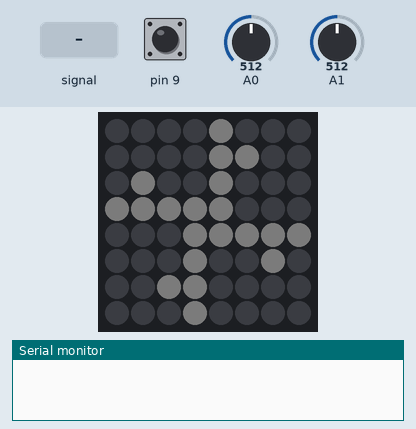
Simulated run of this sketch. Board: Arduino Uno, built with avr-gcc and run on an emulated ATmega328P. Shown: 8×8 RGB LED matrix (first LED top left, wired row by row), the last lines printed to the serial monitor. The inputs (shaded band) are chosen by the test bench; at power-on: pin 9 HIGH, A1 = 512, A0 = 512. Dim RGB values are drawn brighter than linear; random numbers use the default seed unless the sketch sets one.

Above: at 0.8 s.
0.9 s: A0 fed a 200 Hz sine of ±255 counts around its level
At 2.8 s:
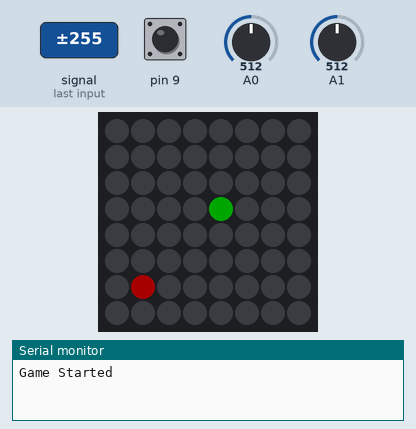
3.9 s: pin 9 pulled LOW for 3.2 s
At 5.75 s:
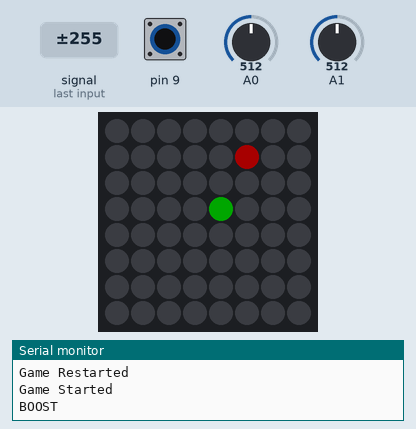
8.6 s: pin 9 pulled LOW for 1 s
At 10.9 s:
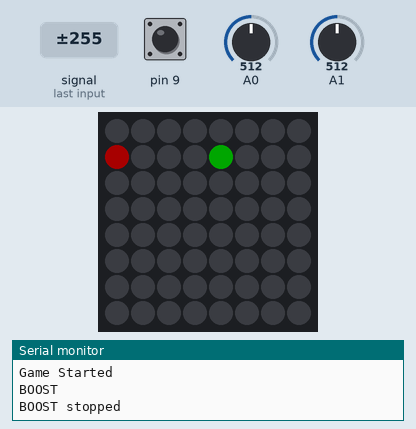
11.1 s: A1 set to 733
13.0 s: A1 set to 759
14.5 s: pin 9 pulled LOW for 0.15 s
At 16.5 s:
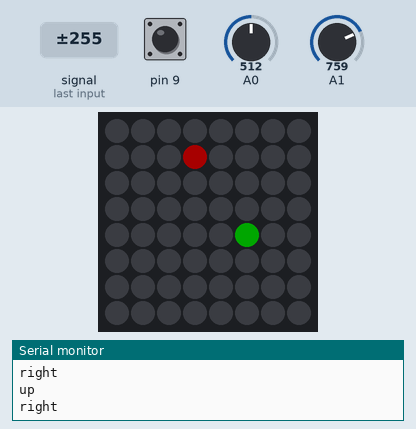
Timing chart, 0 to 18.0 s (numbered marks = the images above; inputs shaded):
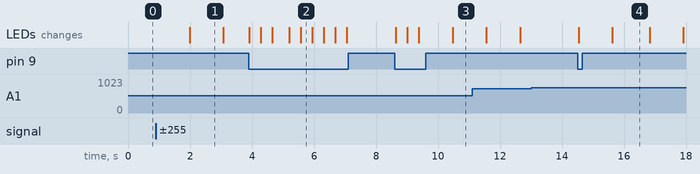

Measured:
- after the input at 0.9 s, the LEDs: change after 1.1 s (image 1)
- after the input at 8.6 s, the LEDs: first change at once (image 3 shows a later state)
- after the input at 13.0 s, every drawn part: stays the same
- after the input at 14.5 s, the LEDs: first change at once (image 4 shows a later state)
- what the display in image 1 shows lasts 1.1 s, from 2.0 s to 3.1 s
- what the display in image 4 shows lasts 1.2 s, from 15.6 s to 16.8 s

The sketch:

SNAKE_ARDUINO.ino
```cpp
#include <Adafruit_GFX.h>
#include <Adafruit_NeoMatrix.h>
#include <Adafruit_NeoPixel.h>
#ifndef PSTR
 #define PSTR // Make Arduino Due happy
#endif

#define PIN 3

Adafruit_NeoMatrix matrix = Adafruit_NeoMatrix(8, 8, PIN,
  NEO_MATRIX_TOP     + NEO_MATRIX_RIGHT +
  NEO_MATRIX_COLUMNS + NEO_MATRIX_PROGRESSIVE,
  NEO_GRB            + NEO_KHZ800);

int snake_head_x = 4;
int snake_head_y = 4;
int snake_dir = 0; // 0 - UP, 1 - RIGHT, 2 - DOWN, 3 - LEFT
int snake_dir_prev = 0;
int snake_pieces[64][2];
int snake_length = 0;
int apple_x = 0;
int apple_y = 0;
int tick_speed = 750;
int seed = 0;
bool boost_enabled = false;

void setup() {
  pinMode(9, INPUT_PULLUP);
  matrix.begin();
  matrix.fillScreen(matrix.Color(0,0,0));
  matrix.drawPixel(0,3,matrix.Color(40,40,40));
  matrix.drawPixel(1,2,matrix.Color(40,40,40));
  matrix.drawPixel(1,3,matrix.Color(40,40,40));
  matrix.drawPixel(2,3,matrix.Color(40,40,40));
  matrix.drawPixel(3,3,matrix.Color(40,40,40));

  matrix.drawPixel(4,0,matrix.Color(40,40,40));
  matrix.drawPixel(4,1,matrix.Color(40,40,40));
  matrix.drawPixel(5,1,matrix.Color(40,40,40));
  matrix.drawPixel(4,2,matrix.Color(40,40,40));
  matrix.drawPixel(4,3,matrix.Color(40,40,40));

  matrix.drawPixel(7,4,matrix.Color(40,40,40));
  matrix.drawPixel(6,4,matrix.Color(40,40,40));
  matrix.drawPixel(6,5,matrix.Color(40,40,40));
  matrix.drawPixel(5,4,matrix.Color(40,40,40));
  matrix.drawPixel(4,4,matrix.Color(40,40,40));

  matrix.drawPixel(3,7,matrix.Color(40,40,40));
  matrix.drawPixel(3,6,matrix.Color(40,40,40));
  matrix.drawPixel(2,6,matrix.Color(40,40,40));
  matrix.drawPixel(3,5,matrix.Color(40,40,40));
  matrix.drawPixel(3,4,matrix.Color(40,40,40));
  matrix.show();
  Serial.begin(9600);
  while (!(analogRead(A0) < 250 || analogRead(A0) > 750 || analogRead(A1) < 250 || analogRead(A1) > 750)) {
    seed++;
  }
  Serial.println("Game Started");
  randomSeed(seed);
  matrix.fillScreen(matrix.Color(0,0,0));
  addApple();
}

int timer = 0;

void loop() {
  if (analogRead(A0) < 250 && snake_dir_prev!=0 && snake_dir != 2) {
    snake_dir = 2;
    Serial.println("down");
  } else if (analogRead(A0) > 750 && snake_dir_prev!=2 && snake_dir != 0) {
    snake_dir = 0;
    Serial.println("up");
  } else if (analogRead(A1) < 250 && snake_dir_prev!=1 && snake_dir != 3) {
    snake_dir = 3;
    Serial.println("left");
  } else if (analogRead(A1) > 750 && snake_dir_prev!=3 && snake_dir != 1) {
    snake_dir = 1;
    Serial.println("right");
  }

  if (timer == tick_speed || (digitalRead(9)==LOW && timer >= tick_speed/3)) {
    if (digitalRead(9)==LOW && !boost_enabled) {
      Serial.println("BOOST");
      boost_enabled = true;
    } else if (digitalRead(9) == HIGH && boost_enabled) {
      boost_enabled = false;
      Serial.println("BOOST stopped");
    }
    matrix.drawPixel(snake_head_x, snake_head_y, matrix.Color(0, 50, 0));
    snake_pieces[snake_length][0] = snake_head_x;
    snake_pieces[snake_length][1] = snake_head_y;

    if (snake_dir == 0) {
      snake_head_y--;
    } else if (snake_dir == 1) {
      snake_head_x++;
    } else if (snake_dir == 2) {
      snake_head_y++;
    } else {
      snake_head_x--;
    }

    matrix.drawPixel(snake_pieces[0][0], snake_pieces[0][1], matrix.Color(0,0,0));
    if (!(snake_head_x==apple_x && snake_head_y==apple_y)) {
      for (int i=0; i<snake_length+1; i++) {
        snake_pieces[i][0] = snake_pieces[i+1][0];
        snake_pieces[i][1] = snake_pieces[i+1][1];
      }
    }
    else {
      addApple();
      Serial.println("YUUUUUM");
      snake_length++;
      tick_speed = tick_speed-(tick_speed/20);
    }

    if (snake_head_x < 0 || snake_head_x > 7 || snake_head_y < 0 || snake_head_y > 7) {
      endGame();
    }

    for (int i=0;i<8;i++) {
      if (snake_head_x == snake_pieces[i][0] && snake_head_y == snake_pieces[i][1]) {
        endGame();
      }
    }

    snake_dir_prev = snake_dir;

    matrix.drawPixel(snake_head_x, snake_head_y, matrix.Color(0, 120, 0));
    matrix.show();
    timer = 0;
  }
  timer++;
  delay(1);
}

void addApple() {
  int possible_apples[64][2];
  for (int x=0;x<8;x++) {
    for (int y=0;y<8;y++) {
      possible_apples[x*8+y][0]=x;
      possible_apples[x*8+y][1]=y;
    }
  }
  for (int i=0;i<64;i++) {
    if (possible_apples[i][0] == snake_head_x && possible_apples[i][1] == snake_head_y) {
      for (int j=0;j<64-i;j++) {
        possible_apples[j+i][0] = possible_apples[j+i+1][0];
        possible_apples[j+i][1] = possible_apples[j+i+1][1];
      }
      break;
    }
  }
  for (int k=0;k<snake_length;k++){
    for (int i=0;i<63-k;i++) {
      if (possible_apples[i][0] == snake_pieces[k][0] && possible_apples[i][1] == snake_pieces[k][1]) {
        for (int j=0;j<63-i-k;j++) {
          possible_apples[j+i][0] = possible_apples[j+i+1][0];
          possible_apples[j+i][1] = possible_apples[j+i+1][1];
        }
        break;
      }
    }
  }
  int val = random(0,63-snake_length);
  apple_x = possible_apples[val][0];
  apple_y = possible_apples[val][1];
  matrix.drawPixel(apple_x, apple_y, matrix.Color(120,0,0));
}

void endGame() {
  matrix.fillScreen(matrix.Color(120,80,20));

  matrix.drawPixel(2,2,matrix.Color(80,0,0));
  matrix.drawPixel(5,2,matrix.Color(80,0,0));
  matrix.drawPixel(2,5,matrix.Color(80,0,0));
  matrix.drawPixel(3,4,matrix.Color(80,0,0));
  matrix.drawPixel(4,4,matrix.Color(80,0,0));
  matrix.drawPixel(5,5,matrix.Color(80,0,0));
  matrix.show();
  Serial.print("score: ");
  Serial.println(snake_length);
  delay(500);
  while (digitalRead(9)==HIGH) {}
  Serial.println("Game Restarted");
  restart();
}

void restart() {
  snake_head_x = 4;
  snake_head_y = 4;
  snake_dir = 0; // 0 - UP, 1 - RIGHT, 2 - DOWN, 3 - LEFT
  snake_dir_prev = 0;
  snake_length = 0;
  apple_x = 0;
  apple_y = 0;
  tick_speed = 750;
  boost_enabled = false;
  matrix.fillScreen(matrix.Color(0,0,0));
  matrix.drawPixel(0,3,matrix.Color(40,40,40));
  matrix.drawPixel(1,2,matrix.Color(40,40,40));
  matrix.drawPixel(1,3,matrix.Color(40,40,40));
  matrix.drawPixel(2,3,matrix.Color(40,40,40));
  matrix.drawPixel(3,3,matrix.Color(40,40,40));

  matrix.drawPixel(4,0,matrix.Color(40,40,40));
  matrix.drawPixel(4,1,matrix.Color(40,40,40));
  matrix.drawPixel(5,1,matrix.Color(40,40,40));
  matrix.drawPixel(4,2,matrix.Color(40,40,40));
  matrix.drawPixel(4,3,matrix.Color(40,40,40));

  matrix.drawPixel(7,4,matrix.Color(40,40,40));
  matrix.drawPixel(6,4,matrix.Color(40,40,40));
  matrix.drawPixel(6,5,matrix.Color(40,40,40));
  matrix.drawPixel(5,4,matrix.Color(40,40,40));
  matrix.drawPixel(4,4,matrix.Color(40,40,40));

  matrix.drawPixel(3,7,matrix.Color(40,40,40));
  matrix.drawPixel(3,6,matrix.Color(40,40,40));
  matrix.drawPixel(2,6,matrix.Color(40,40,40));
  matrix.drawPixel(3,5,matrix.Color(40,40,40));
  matrix.drawPixel(3,4,matrix.Color(40,40,40));
  matrix.show();
  while (!(analogRead(A0) < 250 || analogRead(A0) > 750 || analogRead(A1) < 250 || analogRead(A1) > 750)) {}
  Serial.println("Game Started");
  matrix.fillScreen(matrix.Color(0,0,0));
  addApple();
}
```
